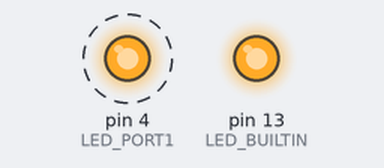
A sketch run on a simulated Arduino Uno, built with avr-gcc and run on an emulated ATmega328P. Shown: output pins drawn as LEDs (lit = HIGH). Dashed ring = blinking.

Above: at 0.1 s.
Timing chart, 0 to 3.0 s (numbered marks = the images above):
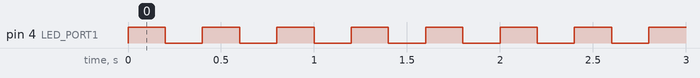

The sketch:

OnOff.ino
```cpp
#include <Arduino.h>

int LED_PORT1 = 4;
int SWITCH_PORT1 = 6;

void setup()
{
    pinMode(LED_BUILTIN, OUTPUT);
    digitalWrite(LED_BUILTIN, HIGH);
    pinMode(LED_PORT1, OUTPUT);
}

void loop()
{
    digitalWrite(LED_PORT1, HIGH);
    delay(200);
    digitalWrite(LED_PORT1, LOW);
    delay(200);
}
```

Measured:
- by itself, pin 4 (LED_PORT1): alternates HIGH for 0.20 s and LOW for 0.20 s
